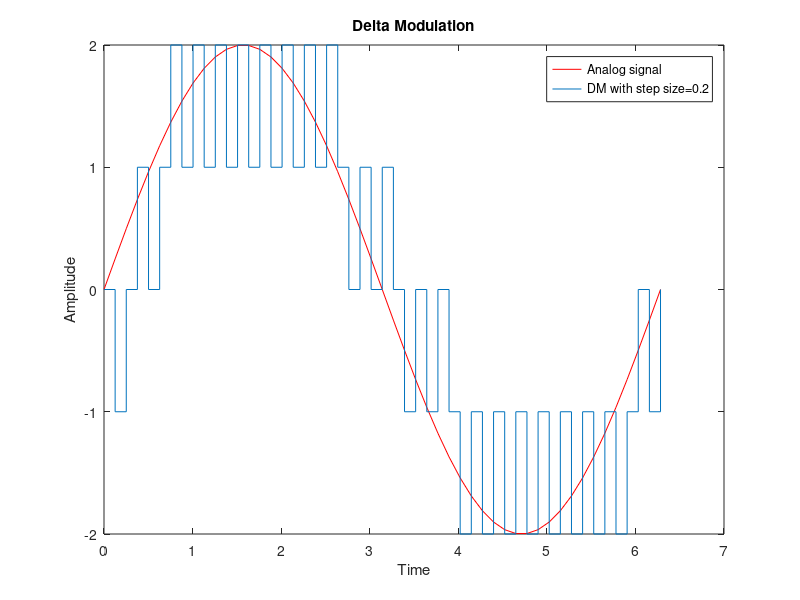

This figure's MATLAB source:
% Delta Modulation

% Signal parameters
a = 2;
t = 0:2*pi/50:2*pi;
x = a * sin(t);

% Plot original signal
plot(t, x, 'r');
hold on;

% Delta modulation parameters
delta = 1;
xn = zeros(size(x));

% Apply delta modulation
for i = 1:length(x)
    if x(i) > xn(i)
        d(i) = 1;
        xn(i+1) = xn(i) + delta;
    else
        d(i) = 0;
        xn(i+1) = xn(i) - delta;
    end
end

% Plot delta-modulated signal
stairs(t, xn(1:end-1)); % Adjusted to ensure correct length
legend('Analog signal', 'DM with step size=0.2');
title('Delta Modulation');
xlabel('Time');
ylabel('Amplitude');
